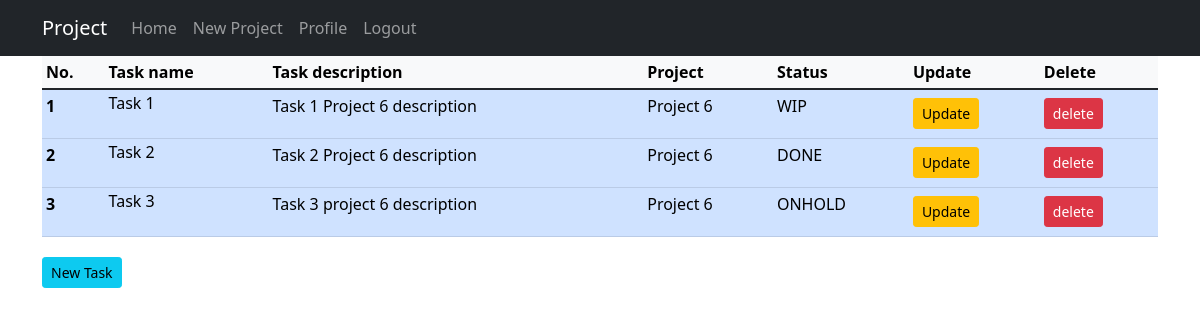
Page /project/6/ (signed in) on the committed database.
### projects/models.py (models this page shows, shortened)
class Task(models.Model):
    class Status(TextChoices):
        todo = 'TO DO'
        wip = 'WIP'
        onhold = 'ONHOLD'
        done = 'DONE'
    name = models.CharField(max_length=50)
    description = models.TextField()
    project = models.ForeignKey(Project, related_name='tasks', on_delete=models.CASCADE)
    status = models.CharField(max_length=6, choices=Status.choices, default=Status.todo)

class Project(models.Model):
    name = models.CharField(max_length=50)
    description = models.TextField()
    client = models.ForeignKey(Client, related_name='projects', on_delete=models.CASCADE)
    created_by = models.ForeignKey(User, related_name='projects', on_delete=models.DO_NOTHING)
    start_date = models.DateTimeField(default=timezone.now())
    end_date = models.DateTimeField()

### projects/views.py (the view)
# urls.py: path('project/<int:pk>/', views.ProjectDetailView.as_view(), name='project-detail'),
class ProjectDetailView(LoginRequiredMixin, DetailView):
    model = Project
    template_name = 'projects/task.html' # <app>/<model>_<viewtype>.html

### projects/templates/projects/task.html
{% extends "projects/base.html" %}
{% block content %}
    <table class="table table-sm">
        <thead>
            <tr class="table-light">
                <th scope="col">No.</th>
                <th scope="col">Task name</th>
                <th scope="col">Task description</th>
                <th scope="col">Project</th>
                <th scope="col">Status</th>
                <th scope="col">Update</th>
                <th scope="col">Delete</th>
            </tr>
        </thead>
        <tbody>
            {% for task in object.tasks.all %}
                <tr class="table-primary">
                    <th scope="row">{{ forloop.counter }}</th>
                    <td>
                        <h6 class="article-title">{{ task.name }}</h6>
                    </td>
                    <td>
                        <p class="article-content">{{ task.description }}</p>
                    </td>
                    <td>
                        <p>{{ task.project.name }}</p>
                    </td>
                    <td>
                        <p class="article-content">{{ task.status }}</p>
                    </td>
                    <td>
                        <a class="btn btn-warning btn-sm mt-1 mb-1" href="{% url 'task-update' object.id task.id %}">Update</a>
                    </td>
                    <td>
                        <a class="btn btn-danger btn-sm mt-1 mb-1" href="{% url 'task-delete' object.id task.id %}">delete</a>
                    </td>
                </tr>
            {% endfor %}
        </tbody>
    </table>
    <a class="btn btn-info btn-sm mt-1 mb-1" href="{% url 'task-create' object.id %}">New Task</a>
{% endblock content %}

### rows in the picture
Task: name "Task 1", description "Task 1 Project 6 description", project.name "Project 6", status "WIP"
Task: name "Task 2", description "Task 2 Project 6 description", project.name "Project 6", status "DONE"
Task: name "Task 3", description "Task 3 project 6 description", project.name "Project 6", status "ONHOLD"
